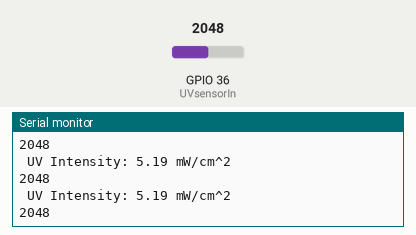
This sketch was run on a simulated ESP32. Shown: the last lines printed to the serial monitor. The test bench sets the inputs (shaded band); at power-on: GPIO 36 (UVsensorIn) = 2048.

Above: at 1.2 s.
1.3 s: GPIO 36 (UVsensorIn) set to 2866
At 1.56 s:
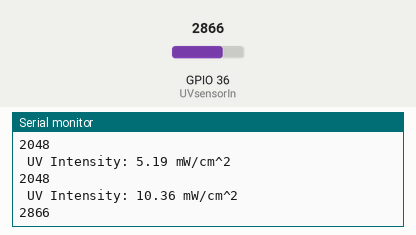
2.8 s: GPIO 36 (UVsensorIn) set to 3603
At 2.97 s:
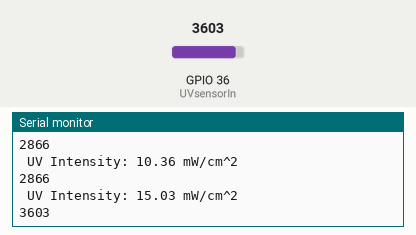
Timing chart, 0 to 5.8 s (numbered marks = the images above; inputs shaded):
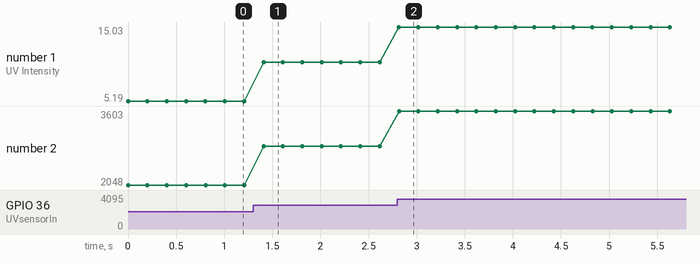

The sketch:

UVrizky.ino
```cpp
int UVsensorIn = 36; //Output from the sensor

void setup()
{
  pinMode(UVsensorIn, INPUT);
  Serial.begin(9600); //open serial port, set the baud rate to 9600 bps
}

void loop()
{
  int uvLevel = averageAnalogRead(UVsensorIn);

  float outputVoltage = 3.3 * uvLevel/4095;
  float uvIntensity = mapfloat(outputVoltage, 0.99, 2.9, 0.0, 15.0);

  Serial.print(" UV Intensity: ");
  Serial.print(uvIntensity);
  Serial.print(" mW/cm^2");
  Serial.println();
  Serial.println(uvLevel);

  delay(200);
}

//Takes an average of readings on a given pin
//Returns the average
int averageAnalogRead(int pinToRead)
{
  byte numberOfReadings = 8;
  unsigned int runningValue = 0;

  for(int x = 0 ; x < numberOfReadings ; x++)
    runningValue += analogRead(pinToRead);
  runningValue /= numberOfReadings;

  return(runningValue);

}


float mapfloat(float x, float in_min, float in_max, float out_min, float out_max)
{
  return (x - in_min) * (out_max - out_min) / (in_max - in_min) + out_min;
}
```

Measured:
- after the input at 1.3 s, the serial monitor: prints a new line after 0.11 s (image 1)
- after the input at 2.8 s, the serial monitor: prints a new line at once (image 2)
- plotted number 1: 5.19 → 10.36 after the input at 1.3 s, 10.36 → 15.03 after the input at 2.8 s
- plotted number 2: 2048 → 2866 after the input at 1.3 s, 2866 → 3603 after the input at 2.8 s
